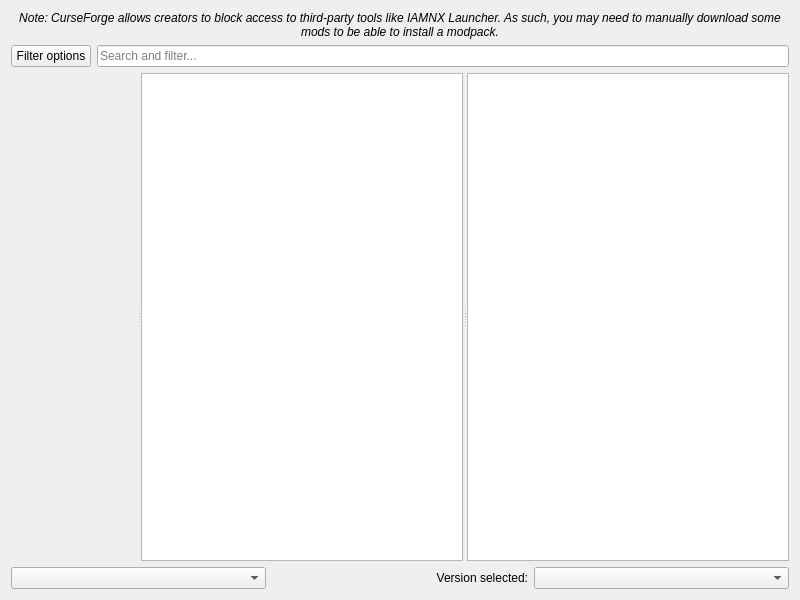
<?xml version="1.0" encoding="UTF-8"?>
<ui version="4.0">
 <class>FlamePage</class>
 <widget class="QWidget" name="FlamePage">
  <property name="geometry">
   <rect>
    <x>0</x>
    <y>0</y>
    <width>800</width>
    <height>600</height>
   </rect>
  </property>
  <layout class="QVBoxLayout" name="verticalLayout">
   <item>
    <widget class="QLabel" name="label_2">
     <property name="font">
      <font>
       <italic>true</italic>
      </font>
     </property>
     <property name="text">
      <string>Note: CurseForge allows creators to block access to third-party tools like IAMNX Launcher. As such, you may need to manually download some mods to be able to install a modpack.</string>
     </property>
     <property name="alignment">
      <set>Qt::AlignCenter</set>
     </property>
     <property name="wordWrap">
      <bool>true</bool>
     </property>
    </widget>
   </item>
   <item>
    <layout class="QHBoxLayout" name="horizontalLayout">
     <item>
      <widget class="QPushButton" name="filterButton">
       <property name="text">
        <string>Filter options</string>
       </property>
      </widget>
     </item>
     <item>
      <widget class="QLineEdit" name="searchEdit">
       <property name="placeholderText">
        <string>Search and filter...</string>
       </property>
      </widget>
     </item>
    </layout>
   </item>
   <item>
    <widget class="QSplitter" name="splitter">
     <property name="sizePolicy">
      <sizepolicy hsizetype="Expanding" vsizetype="Expanding">
       <horstretch>0</horstretch>
       <verstretch>0</verstretch>
      </sizepolicy>
     </property>
     <property name="orientation">
      <enum>Qt::Horizontal</enum>
     </property>
     <widget class="QWidget" name="widget" native="true"/>
     <widget class="QListView" name="packView">
      <property name="horizontalScrollBarPolicy">
       <enum>Qt::ScrollBarAlwaysOff</enum>
      </property>
      <property name="alternatingRowColors">
       <bool>true</bool>
      </property>
      <property name="iconSize">
       <size>
        <width>48</width>
        <height>48</height>
       </size>
      </property>
      <property name="verticalScrollMode">
       <enum>QAbstractItemView::ScrollPerPixel</enum>
      </property>
     </widget>
     <widget class="ProjectDescriptionPage" name="packDescription">
      <property name="openExternalLinks">
       <bool>true</bool>
      </property>
      <property name="openLinks">
       <bool>true</bool>
      </property>
     </widget>
    </widget>
   </item>
   <item>
    <layout class="QHBoxLayout">
     <item>
      <widget class="QComboBox" name="sortByBox"/>
     </item>
     <item>
      <widget class="QLabel" name="label">
       <property name="text">
        <string>Version selected:</string>
       </property>
       <property name="alignment">
        <set>Qt::AlignRight|Qt::AlignTrailing|Qt::AlignVCenter</set>
       </property>
      </widget>
     </item>
     <item>
      <widget class="QComboBox" name="versionSelectionBox"/>
     </item>
    </layout>
   </item>
  </layout>
 </widget>
 <customwidgets>
  <customwidget>
   <class>ProjectDescriptionPage</class>
   <extends>QTextBrowser</extends>
   <header>ui/widgets/ProjectDescriptionPage.h</header>
  </customwidget>
 </customwidgets>
 <tabstops>
  <tabstop>packView</tabstop>
  <tabstop>packDescription</tabstop>
  <tabstop>sortByBox</tabstop>
  <tabstop>versionSelectionBox</tabstop>
 </tabstops>
 <resources/>
 <connections/>
</ui>
